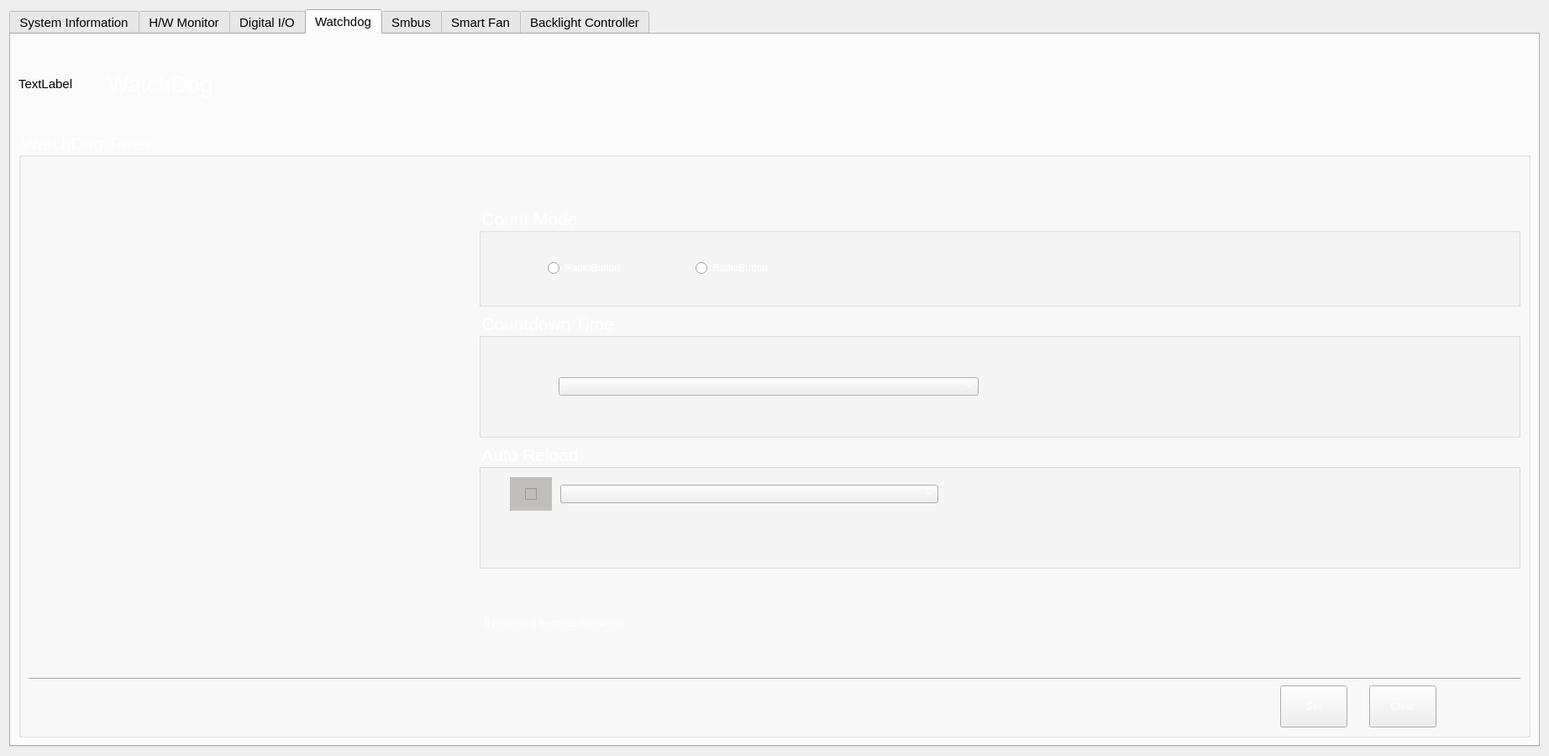
<?xml version="1.0" encoding="UTF-8"?>
<ui version="4.0">
 <class>Widget</class>
 <widget class="QWidget" name="Widget">
  <property name="geometry">
   <rect>
    <x>0</x>
    <y>0</y>
    <width>1840</width>
    <height>900</height>
   </rect>
  </property>
  <property name="windowTitle">
   <string>Widget</string>
  </property>
  <property name="styleSheet">
   <string notr="true">border-image: url(:/myImage/image/background.png);</string>
  </property>
  <layout class="QVBoxLayout" name="verticalLayout">
   <item>
    <widget class="QTabWidget" name="tabWidget">
     <property name="sizePolicy">
      <sizepolicy hsizetype="Expanding" vsizetype="Expanding">
       <horstretch>0</horstretch>
       <verstretch>0</verstretch>
      </sizepolicy>
     </property>
     <property name="font">
      <font>
       <pointsize>11</pointsize>
      </font>
     </property>
     <property name="currentIndex">
      <number>3</number>
     </property>
     <widget class="QWidget" name="tab">
      <attribute name="title">
       <string>System Information</string>
      </attribute>
      <layout class="QVBoxLayout" name="verticalLayout_2">
       <item>
        <layout class="QHBoxLayout" name="horizontalLayout">
         <item>
          <widget class="QLabel" name="sysImg">
           <property name="sizePolicy">
            <sizepolicy hsizetype="Fixed" vsizetype="Fixed">
             <horstretch>0</horstretch>
             <verstretch>0</verstretch>
            </sizepolicy>
           </property>
           <property name="minimumSize">
            <size>
             <width>100</width>
             <height>100</height>
            </size>
           </property>
           <property name="maximumSize">
            <size>
             <width>100</width>
             <height>100</height>
            </size>
           </property>
           <property name="layoutDirection">
            <enum>Qt::LeftToRight</enum>
           </property>
           <property name="text">
            <string/>
           </property>
           <property name="alignment">
            <set>Qt::AlignCenter</set>
           </property>
          </widget>
         </item>
         <item>
          <widget class="QLabel" name="label">
           <property name="sizePolicy">
            <sizepolicy hsizetype="Fixed" vsizetype="Fixed">
             <horstretch>0</horstretch>
             <verstretch>0</verstretch>
            </sizepolicy>
           </property>
           <property name="minimumSize">
            <size>
             <width>180</width>
             <height>50</height>
            </size>
           </property>
           <property name="font">
            <font>
             <pointsize>20</pointsize>
            </font>
           </property>
           <property name="styleSheet">
            <string notr="true">color: rgb(255, 255, 255);</string>
           </property>
           <property name="text">
            <string>System Information</string>
           </property>
          </widget>
         </item>
         <item>
          <spacer name="horizontalSpacer">
           <property name="orientation">
            <enum>Qt::Horizontal</enum>
           </property>
           <property name="sizeHint" stdset="0">
            <size>
             <width>40</width>
             <height>20</height>
            </size>
           </property>
          </spacer>
         </item>
        </layout>
       </item>
       <item>
        <widget class="QGroupBox" name="cpuGroup">
         <property name="sizePolicy">
          <sizepolicy hsizetype="Preferred" vsizetype="Minimum">
           <horstretch>0</horstretch>
           <verstretch>0</verstretch>
          </sizepolicy>
         </property>
         <property name="minimumSize">
          <size>
           <width>0</width>
           <height>160</height>
          </size>
         </property>
         <property name="font">
          <font>
           <pointsize>16</pointsize>
          </font>
         </property>
         <property name="styleSheet">
          <string notr="true">color: rgb(255, 255, 255);</string>
         </property>
         <property name="title">
          <string>CPU Information</string>
         </property>
        </widget>
       </item>
       <item>
        <widget class="QGroupBox" name="modelGroup">
         <property name="sizePolicy">
          <sizepolicy hsizetype="Preferred" vsizetype="Minimum">
           <horstretch>0</horstretch>
           <verstretch>0</verstretch>
          </sizepolicy>
         </property>
         <property name="minimumSize">
          <size>
           <width>0</width>
           <height>160</height>
          </size>
         </property>
         <property name="font">
          <font>
           <pointsize>16</pointsize>
          </font>
         </property>
         <property name="styleSheet">
          <string notr="true">color: rgb(255, 255, 255);</string>
         </property>
         <property name="title">
          <string>Model Information</string>
         </property>
        </widget>
       </item>
       <item>
        <widget class="QGroupBox" name="displayGroup">
         <property name="sizePolicy">
          <sizepolicy hsizetype="Preferred" vsizetype="Minimum">
           <horstretch>0</horstretch>
           <verstretch>0</verstretch>
          </sizepolicy>
         </property>
         <property name="minimumSize">
          <size>
           <width>0</width>
           <height>160</height>
          </size>
         </property>
         <property name="font">
          <font>
           <pointsize>16</pointsize>
          </font>
         </property>
         <property name="styleSheet">
          <string notr="true">color: rgb(255, 255, 255);</string>
         </property>
         <property name="title">
          <string>Display Information</string>
         </property>
        </widget>
       </item>
       <item>
        <widget class="QGroupBox" name="ramGroup">
         <property name="sizePolicy">
          <sizepolicy hsizetype="Preferred" vsizetype="Minimum">
           <horstretch>0</horstretch>
           <verstretch>0</verstretch>
          </sizepolicy>
         </property>
         <property name="minimumSize">
          <size>
           <width>0</width>
           <height>160</height>
          </size>
         </property>
         <property name="font">
          <font>
           <pointsize>16</pointsize>
          </font>
         </property>
         <property name="styleSheet">
          <string notr="true">color: rgb(255, 255, 255);</string>
         </property>
         <property name="title">
          <string>RAM Information</string>
         </property>
        </widget>
       </item>
      </layout>
     </widget>
     <widget class="QWidget" name="tab_2">
      <attribute name="title">
       <string>H/W Monitor</string>
      </attribute>
      <layout class="QVBoxLayout" name="verticalLayout_3">
       <item>
        <layout class="QHBoxLayout" name="horizontalLayout_2">
         <item>
          <widget class="QLabel" name="hwmImg">
           <property name="sizePolicy">
            <sizepolicy hsizetype="Fixed" vsizetype="Fixed">
             <horstretch>0</horstretch>
             <verstretch>0</verstretch>
            </sizepolicy>
           </property>
           <property name="minimumSize">
            <size>
             <width>100</width>
             <height>100</height>
            </size>
           </property>
           <property name="maximumSize">
            <size>
             <width>100</width>
             <height>100</height>
            </size>
           </property>
           <property name="text">
            <string/>
           </property>
          </widget>
         </item>
         <item>
          <widget class="QLabel" name="hwmLabel">
           <property name="sizePolicy">
            <sizepolicy hsizetype="Fixed" vsizetype="Fixed">
             <horstretch>0</horstretch>
             <verstretch>0</verstretch>
            </sizepolicy>
           </property>
           <property name="minimumSize">
            <size>
             <width>180</width>
             <height>50</height>
            </size>
           </property>
           <property name="font">
            <font>
             <pointsize>20</pointsize>
            </font>
           </property>
           <property name="styleSheet">
            <string notr="true">color: rgb(255, 255, 255);</string>
           </property>
           <property name="text">
            <string>H/W Monitor</string>
           </property>
          </widget>
         </item>
         <item>
          <spacer name="horizontalSpacer_2">
           <property name="orientation">
            <enum>Qt::Horizontal</enum>
           </property>
           <property name="sizeHint" stdset="0">
            <size>
             <width>40</width>
             <height>20</height>
            </size>
           </property>
          </spacer>
         </item>
        </layout>
       </item>
       <item>
        <widget class="QGroupBox" name="fanGroup">
         <property name="font">
          <font>
           <pointsize>16</pointsize>
          </font>
         </property>
         <property name="styleSheet">
          <string notr="true">color: rgb(255, 255, 255);</string>
         </property>
         <property name="title">
          <string>Fan Speed</string>
         </property>
        </widget>
       </item>
       <item>
        <widget class="QGroupBox" name="temGroup">
         <property name="font">
          <font>
           <pointsize>16</pointsize>
          </font>
         </property>
         <property name="styleSheet">
          <string notr="true">color: rgb(255, 255, 255);</string>
         </property>
         <property name="title">
          <string>Temperature</string>
         </property>
        </widget>
       </item>
       <item>
        <widget class="QGroupBox" name="volGroup">
         <property name="font">
          <font>
           <pointsize>16</pointsize>
          </font>
         </property>
         <property name="styleSheet">
          <string notr="true">color: rgb(255, 255, 255);</string>
         </property>
         <property name="title">
          <string>Voltage</string>
         </property>
        </widget>
       </item>
      </layout>
     </widget>
     <widget class="QWidget" name="tab_3">
      <attribute name="title">
       <string>Digital I/O</string>
      </attribute>
      <layout class="QVBoxLayout" name="verticalLayout_4">
       <item>
        <layout class="QHBoxLayout" name="horizontalLayout_3">
         <item>
          <widget class="QLabel" name="dioImg">
           <property name="sizePolicy">
            <sizepolicy hsizetype="Fixed" vsizetype="Fixed">
             <horstretch>0</horstretch>
             <verstretch>0</verstretch>
            </sizepolicy>
           </property>
           <property name="minimumSize">
            <size>
             <width>100</width>
             <height>100</height>
            </size>
           </property>
           <property name="maximumSize">
            <size>
             <width>100</width>
             <height>100</height>
            </size>
           </property>
           <property name="text">
            <string>TextLabel</string>
           </property>
          </widget>
         </item>
         <item>
          <widget class="QLabel" name="dioLabel">
           <property name="sizePolicy">
            <sizepolicy hsizetype="Fixed" vsizetype="Fixed">
             <horstretch>0</horstretch>
             <verstretch>0</verstretch>
            </sizepolicy>
           </property>
           <property name="minimumSize">
            <size>
             <width>180</width>
             <height>50</height>
            </size>
           </property>
           <property name="font">
            <font>
             <pointsize>20</pointsize>
            </font>
           </property>
           <property name="styleSheet">
            <string notr="true">color: rgb(255, 255, 255);</string>
           </property>
           <property name="text">
            <string>Digital I/O</string>
           </property>
          </widget>
         </item>
         <item>
          <spacer name="horizontalSpacer_3">
           <property name="orientation">
            <enum>Qt::Horizontal</enum>
           </property>
           <property name="sizeHint" stdset="0">
            <size>
             <width>40</width>
             <height>20</height>
            </size>
           </property>
          </spacer>
         </item>
        </layout>
       </item>
       <item>
        <widget class="QGroupBox" name="dioGroup">
         <property name="sizePolicy">
          <sizepolicy hsizetype="Preferred" vsizetype="Minimum">
           <horstretch>0</horstretch>
           <verstretch>0</verstretch>
          </sizepolicy>
         </property>
         <property name="minimumSize">
          <size>
           <width>1800</width>
           <height>700</height>
          </size>
         </property>
         <property name="font">
          <font>
           <pointsize>16</pointsize>
          </font>
         </property>
         <property name="styleSheet">
          <string notr="true">color: rgb(255, 255, 255);</string>
         </property>
         <property name="title">
          <string>Digital IO List</string>
         </property>
         <layout class="QHBoxLayout" name="horizontalLayout_8">
          <item>
           <widget class="QTableWidget" name="tableWidget">
            <property name="sizePolicy">
             <sizepolicy hsizetype="Expanding" vsizetype="Expanding">
              <horstretch>0</horstretch>
              <verstretch>0</verstretch>
             </sizepolicy>
            </property>
            <property name="minimumSize">
             <size>
              <width>600</width>
              <height>400</height>
             </size>
            </property>
            <property name="font">
             <font>
              <pointsize>12</pointsize>
             </font>
            </property>
            <property name="styleSheet">
             <string notr="true">background-color: rgb(153, 193, 241);</string>
            </property>
            <attribute name="horizontalHeaderMinimumSectionSize">
             <number>150</number>
            </attribute>
            <attribute name="horizontalHeaderDefaultSectionSize">
             <number>250</number>
            </attribute>
            <attribute name="verticalHeaderMinimumSectionSize">
             <number>50</number>
            </attribute>
            <attribute name="verticalHeaderDefaultSectionSize">
             <number>65</number>
            </attribute>
            <row>
             <property name="text">
              <string>DIO1</string>
             </property>
            </row>
            <row>
             <property name="text">
              <string>DIO2</string>
             </property>
            </row>
            <row>
             <property name="text">
              <string>DIO3</string>
             </property>
            </row>
            <row>
             <property name="text">
              <string>DIO4</string>
             </property>
            </row>
            <row>
             <property name="text">
              <string>DIO5</string>
             </property>
            </row>
            <row>
             <property name="text">
              <string>DIO6</string>
             </property>
            </row>
            <row>
             <property name="text">
              <string>DIO7</string>
             </property>
            </row>
            <row>
             <property name="text">
              <string>DIO8</string>
             </property>
            </row>
            <column>
             <property name="text">
              <string>Current Mode</string>
             </property>
            </column>
            <column>
             <property name="text">
              <string>Current Value</string>
             </property>
            </column>
            <column>
             <property name="text">
              <string>Setting Mode</string>
             </property>
            </column>
            <column>
             <property name="text">
              <string>Setting Value</string>
             </property>
            </column>
           </widget>
          </item>
          <item>
           <layout class="QVBoxLayout" name="verticalLayout_9">
            <item>
             <spacer name="verticalSpacer">
              <property name="orientation">
               <enum>Qt::Vertical</enum>
              </property>
              <property name="sizeHint" stdset="0">
               <size>
                <width>20</width>
                <height>40</height>
               </size>
              </property>
             </spacer>
            </item>
            <item>
             <widget class="QPushButton" name="dio_setBtn">
              <property name="sizePolicy">
               <sizepolicy hsizetype="Fixed" vsizetype="Fixed">
                <horstretch>0</horstretch>
                <verstretch>0</verstretch>
               </sizepolicy>
              </property>
              <property name="minimumSize">
               <size>
                <width>100</width>
                <height>40</height>
               </size>
              </property>
              <property name="styleSheet">
               <string notr="true">color: rgb(255, 255, 255);</string>
              </property>
              <property name="text">
               <string>Set</string>
              </property>
              <property name="icon">
               <iconset theme="go-next">
                <normaloff>.</normaloff>.</iconset>
              </property>
             </widget>
            </item>
           </layout>
          </item>
         </layout>
        </widget>
       </item>
      </layout>
     </widget>
     <widget class="QWidget" name="tab_4">
      <attribute name="title">
       <string>Watchdog</string>
      </attribute>
      <layout class="QVBoxLayout" name="verticalLayout_5">
       <item>
        <layout class="QHBoxLayout" name="horizontalLayout_4">
         <item>
          <widget class="QLabel" name="wdtImg">
           <property name="sizePolicy">
            <sizepolicy hsizetype="Fixed" vsizetype="Fixed">
             <horstretch>0</horstretch>
             <verstretch>0</verstretch>
            </sizepolicy>
           </property>
           <property name="minimumSize">
            <size>
             <width>100</width>
             <height>100</height>
            </size>
           </property>
           <property name="maximumSize">
            <size>
             <width>100</width>
             <height>100</height>
            </size>
           </property>
           <property name="text">
            <string>TextLabel</string>
           </property>
          </widget>
         </item>
         <item>
          <widget class="QLabel" name="wdtLabel">
           <property name="sizePolicy">
            <sizepolicy hsizetype="Fixed" vsizetype="Fixed">
             <horstretch>0</horstretch>
             <verstretch>0</verstretch>
            </sizepolicy>
           </property>
           <property name="minimumSize">
            <size>
             <width>180</width>
             <height>50</height>
            </size>
           </property>
           <property name="font">
            <font>
             <pointsize>20</pointsize>
            </font>
           </property>
           <property name="styleSheet">
            <string notr="true">color: rgb(255, 255, 255);</string>
           </property>
           <property name="text">
            <string>WatchDog</string>
           </property>
          </widget>
         </item>
         <item>
          <spacer name="horizontalSpacer_4">
           <property name="orientation">
            <enum>Qt::Horizontal</enum>
           </property>
           <property name="sizeHint" stdset="0">
            <size>
             <width>40</width>
             <height>20</height>
            </size>
           </property>
          </spacer>
         </item>
        </layout>
       </item>
       <item>
        <widget class="QGroupBox" name="wdtGroup">
         <property name="sizePolicy">
          <sizepolicy hsizetype="Preferred" vsizetype="Minimum">
           <horstretch>0</horstretch>
           <verstretch>0</verstretch>
          </sizepolicy>
         </property>
         <property name="minimumSize">
          <size>
           <width>1800</width>
           <height>700</height>
          </size>
         </property>
         <property name="font">
          <font>
           <pointsize>16</pointsize>
          </font>
         </property>
         <property name="styleSheet">
          <string notr="true">color: rgb(255, 255, 255);</string>
         </property>
         <property name="title">
          <string>WatchDog Timer</string>
         </property>
         <layout class="QVBoxLayout" name="verticalLayout_11">
          <item>
           <layout class="QHBoxLayout" name="horizontalLayout_10">
            <item>
             <spacer name="horizontalSpacer_11">
              <property name="orientation">
               <enum>Qt::Horizontal</enum>
              </property>
              <property name="sizeType">
               <enum>QSizePolicy::Fixed</enum>
              </property>
              <property name="sizeHint" stdset="0">
               <size>
                <width>150</width>
                <height>20</height>
               </size>
              </property>
             </spacer>
            </item>
            <item>
             <layout class="QVBoxLayout" name="verticalLayout_12">
              <item>
               <spacer name="verticalSpacer_4">
                <property name="orientation">
                 <enum>Qt::Vertical</enum>
                </property>
                <property name="sizeType">
                 <enum>QSizePolicy::Fixed</enum>
                </property>
                <property name="sizeHint" stdset="0">
                 <size>
                  <width>20</width>
                  <height>150</height>
                 </size>
                </property>
               </spacer>
              </item>
              <item>
               <widget class="QLabel" name="label_2">
                <property name="sizePolicy">
                 <sizepolicy hsizetype="Minimum" vsizetype="Minimum">
                  <horstretch>0</horstretch>
                  <verstretch>0</verstretch>
                 </sizepolicy>
                </property>
                <property name="minimumSize">
                 <size>
                  <width>280</width>
                  <height>265</height>
                 </size>
                </property>
                <property name="styleSheet">
                 <string notr="true">border-image: url(:/myImage/image/timer(1).png);</string>
                </property>
                <property name="text">
                 <string/>
                </property>
                <property name="alignment">
                 <set>Qt::AlignCenter</set>
                </property>
               </widget>
              </item>
              <item>
               <spacer name="verticalSpacer_3">
                <property name="orientation">
                 <enum>Qt::Vertical</enum>
                </property>
                <property name="sizeHint" stdset="0">
                 <size>
                  <width>20</width>
                  <height>40</height>
                 </size>
                </property>
               </spacer>
              </item>
             </layout>
            </item>
            <item>
             <spacer name="horizontalSpacer_10">
              <property name="orientation">
               <enum>Qt::Horizontal</enum>
              </property>
              <property name="sizeType">
               <enum>QSizePolicy::Fixed</enum>
              </property>
              <property name="sizeHint" stdset="0">
               <size>
                <width>100</width>
                <height>20</height>
               </size>
              </property>
             </spacer>
            </item>
            <item>
             <layout class="QVBoxLayout" name="verticalLayout_10">
              <item>
               <spacer name="verticalSpacer_6">
                <property name="orientation">
                 <enum>Qt::Vertical</enum>
                </property>
                <property name="sizeType">
                 <enum>QSizePolicy::Minimum</enum>
                </property>
                <property name="sizeHint" stdset="0">
                 <size>
                  <width>20</width>
                  <height>50</height>
                 </size>
                </property>
               </spacer>
              </item>
              <item>
               <widget class="QGroupBox" name="groupBox">
                <property name="sizePolicy">
                 <sizepolicy hsizetype="MinimumExpanding" vsizetype="Minimum">
                  <horstretch>0</horstretch>
                  <verstretch>0</verstretch>
                 </sizepolicy>
                </property>
                <property name="minimumSize">
                 <size>
                  <width>300</width>
                  <height>100</height>
                 </size>
                </property>
                <property name="font">
                 <font>
                  <pointsize>16</pointsize>
                 </font>
                </property>
                <property name="title">
                 <string>Count Mode</string>
                </property>
                <property name="alignment">
                 <set>Qt::AlignLeading|Qt::AlignLeft|Qt::AlignVCenter</set>
                </property>
                <layout class="QHBoxLayout" name="horizontalLayout_11" stretch="0,0,0">
                 <item>
                  <widget class="QRadioButton" name="radioButton">
                   <property name="sizePolicy">
                    <sizepolicy hsizetype="Fixed" vsizetype="Fixed">
                     <horstretch>0</horstretch>
                     <verstretch>0</verstretch>
                    </sizepolicy>
                   </property>
                   <property name="minimumSize">
                    <size>
                     <width>100</width>
                     <height>0</height>
                    </size>
                   </property>
                   <property name="text">
                    <string>RadioButton</string>
                   </property>
                  </widget>
                 </item>
                 <item>
                  <widget class="QRadioButton" name="radioButton_2">
                   <property name="sizePolicy">
                    <sizepolicy hsizetype="Fixed" vsizetype="Fixed">
                     <horstretch>0</horstretch>
                     <verstretch>0</verstretch>
                    </sizepolicy>
                   </property>
                   <property name="minimumSize">
                    <size>
                     <width>100</width>
                     <height>0</height>
                    </size>
                   </property>
                   <property name="text">
                    <string>RadioButton</string>
                   </property>
                  </widget>
                 </item>
                 <item>
                  <spacer name="horizontalSpacer_9">
                   <property name="orientation">
                    <enum>Qt::Horizontal</enum>
                   </property>
                   <property name="sizeType">
                    <enum>QSizePolicy::Fixed</enum>
                   </property>
                   <property name="sizeHint" stdset="0">
                    <size>
                     <width>800</width>
                     <height>20</height>
                    </size>
                   </property>
                  </spacer>
                 </item>
                </layout>
               </widget>
              </item>
              <item>
               <widget class="QGroupBox" name="groupBox_2">
                <property name="minimumSize">
                 <size>
                  <width>0</width>
                  <height>150</height>
                 </size>
                </property>
                <property name="font">
                 <font>
                  <pointsize>16</pointsize>
                 </font>
                </property>
                <property name="title">
                 <string>Countdown Time</string>
                </property>
                <layout class="QHBoxLayout" name="horizontalLayout_13">
                 <item>
                  <widget class="QComboBox" name="comboBox">
                   <property name="sizePolicy">
                    <sizepolicy hsizetype="Fixed" vsizetype="Fixed">
                     <horstretch>0</horstretch>
                     <verstretch>0</verstretch>
                    </sizepolicy>
                   </property>
                   <property name="minimumSize">
                    <size>
                     <width>500</width>
                     <height>0</height>
                    </size>
                   </property>
                   <property name="styleSheet">
                    <string notr="true"/>
                   </property>
                  </widget>
                 </item>
                 <item>
                  <spacer name="horizontalSpacer_13">
                   <property name="orientation">
                    <enum>Qt::Horizontal</enum>
                   </property>
                   <property name="sizeType">
                    <enum>QSizePolicy::Fixed</enum>
                   </property>
                   <property name="sizeHint" stdset="0">
                    <size>
                     <width>550</width>
                     <height>20</height>
                    </size>
                   </property>
                  </spacer>
                 </item>
                </layout>
               </widget>
              </item>
              <item>
               <widget class="QGroupBox" name="groupBox_3">
                <property name="minimumSize">
                 <size>
                  <width>0</width>
                  <height>150</height>
                 </size>
                </property>
                <property name="font">
                 <font>
                  <pointsize>16</pointsize>
                 </font>
                </property>
                <property name="styleSheet">
                 <string notr="true"/>
                </property>
                <property name="title">
                 <string>Auto Reload</string>
                </property>
                <widget class="QWidget" name="layoutWidget">
                 <property name="geometry">
                  <rect>
                   <x>13</x>
                   <y>40</y>
                   <width>1140</width>
                   <height>42</height>
                  </rect>
                 </property>
                 <layout class="QHBoxLayout" name="horizontalLayout_12">
                  <item>
                   <spacer name="horizontalSpacer_14">
                    <property name="orientation">
                     <enum>Qt::Horizontal</enum>
                    </property>
                    <property name="sizeType">
                     <enum>QSizePolicy::Fixed</enum>
                    </property>
                    <property name="sizeHint" stdset="0">
                     <size>
                      <width>20</width>
                      <height>20</height>
                     </size>
                    </property>
                   </spacer>
                  </item>
                  <item>
                   <widget class="QCheckBox" name="checkBox">
                    <property name="sizePolicy">
                     <sizepolicy hsizetype="Fixed" vsizetype="Fixed">
                      <horstretch>0</horstretch>
                      <verstretch>0</verstretch>
                     </sizepolicy>
                    </property>
                    <property name="minimumSize">
                     <size>
                      <width>50</width>
                      <height>40</height>
                     </size>
                    </property>
                    <property name="styleSheet">
                     <string notr="true">background-color: rgb(192, 191, 188);
color: rgb(224, 27, 36);
padding-left: 18px;</string>
                    </property>
                    <property name="text">
                     <string/>
                    </property>
                   </widget>
                  </item>
                  <item>
                   <widget class="QComboBox" name="comboBox_2">
                    <property name="sizePolicy">
                     <sizepolicy hsizetype="Fixed" vsizetype="Fixed">
                      <horstretch>0</horstretch>
                      <verstretch>0</verstretch>
                     </sizepolicy>
                    </property>
                    <property name="minimumSize">
                     <size>
                      <width>450</width>
                      <height>0</height>
                     </size>
                    </property>
                   </widget>
                  </item>
                  <item>
                   <spacer name="horizontalSpacer_12">
                    <property name="orientation">
                     <enum>Qt::Horizontal</enum>
                    </property>
                    <property name="sizeType">
                     <enum>QSizePolicy::Fixed</enum>
                    </property>
                    <property name="sizeHint" stdset="0">
                     <size>
                      <width>600</width>
                      <height>20</height>
                     </size>
                    </property>
                   </spacer>
                  </item>
                 </layout>
                </widget>
               </widget>
              </item>
              <item>
               <widget class="QLabel" name="label_3">
                <property name="minimumSize">
                 <size>
                  <width>0</width>
                  <height>50</height>
                 </size>
                </property>
                <property name="styleSheet">
                 <string notr="true"/>
                </property>
                <property name="text">
                 <string>  0 minutes 0 seconds remaining</string>
                </property>
               </widget>
              </item>
             </layout>
            </item>
           </layout>
          </item>
          <item>
           <widget class="Line" name="line">
            <property name="orientation">
             <enum>Qt::Horizontal</enum>
            </property>
           </widget>
          </item>
          <item>
           <layout class="QHBoxLayout" name="horizontalLayout_9">
            <item>
             <spacer name="horizontalSpacer_8">
              <property name="orientation">
               <enum>Qt::Horizontal</enum>
              </property>
              <property name="sizeHint" stdset="0">
               <size>
                <width>40</width>
                <height>20</height>
               </size>
              </property>
             </spacer>
            </item>
            <item>
             <widget class="QPushButton" name="pushButton">
              <property name="sizePolicy">
               <sizepolicy hsizetype="Fixed" vsizetype="Fixed">
                <horstretch>0</horstretch>
                <verstretch>0</verstretch>
               </sizepolicy>
              </property>
              <property name="minimumSize">
               <size>
                <width>80</width>
                <height>50</height>
               </size>
              </property>
              <property name="styleSheet">
               <string notr="true"/>
              </property>
              <property name="text">
               <string>Set</string>
              </property>
              <property name="icon">
               <iconset theme="go-next"/>
              </property>
             </widget>
            </item>
            <item>
             <spacer name="horizontalSpacer_16">
              <property name="orientation">
               <enum>Qt::Horizontal</enum>
              </property>
              <property name="sizeType">
               <enum>QSizePolicy::Minimum</enum>
              </property>
              <property name="sizeHint" stdset="0">
               <size>
                <width>20</width>
                <height>20</height>
               </size>
              </property>
             </spacer>
            </item>
            <item>
             <widget class="QPushButton" name="pushButton_2">
              <property name="sizePolicy">
               <sizepolicy hsizetype="Fixed" vsizetype="Fixed">
                <horstretch>0</horstretch>
                <verstretch>0</verstretch>
               </sizepolicy>
              </property>
              <property name="minimumSize">
               <size>
                <width>80</width>
                <height>50</height>
               </size>
              </property>
              <property name="text">
               <string>Clear</string>
              </property>
              <property name="icon">
               <iconset theme="application-exit"/>
              </property>
             </widget>
            </item>
            <item>
             <spacer name="horizontalSpacer_15">
              <property name="orientation">
               <enum>Qt::Horizontal</enum>
              </property>
              <property name="sizeType">
               <enum>QSizePolicy::Fixed</enum>
              </property>
              <property name="sizeHint" stdset="0">
               <size>
                <width>100</width>
                <height>20</height>
               </size>
              </property>
             </spacer>
            </item>
           </layout>
          </item>
         </layout>
        </widget>
       </item>
      </layout>
     </widget>
     <widget class="QWidget" name="tab_5">
      <attribute name="title">
       <string>Smbus</string>
      </attribute>
      <layout class="QVBoxLayout" name="verticalLayout_8">
       <item>
        <layout class="QHBoxLayout" name="horizontalLayout_7">
         <item>
          <widget class="QLabel" name="busImg">
           <property name="sizePolicy">
            <sizepolicy hsizetype="Fixed" vsizetype="Fixed">
             <horstretch>0</horstretch>
             <verstretch>0</verstretch>
            </sizepolicy>
           </property>
           <property name="minimumSize">
            <size>
             <width>100</width>
             <height>100</height>
            </size>
           </property>
           <property name="maximumSize">
            <size>
             <width>100</width>
             <height>100</height>
            </size>
           </property>
           <property name="text">
            <string>TextLabel</string>
           </property>
          </widget>
         </item>
         <item>
          <widget class="QLabel" name="busLabel">
           <property name="sizePolicy">
            <sizepolicy hsizetype="Fixed" vsizetype="Fixed">
             <horstretch>0</horstretch>
             <verstretch>0</verstretch>
            </sizepolicy>
           </property>
           <property name="minimumSize">
            <size>
             <width>100</width>
             <height>50</height>
            </size>
           </property>
           <property name="maximumSize">
            <size>
             <width>100</width>
             <height>50</height>
            </size>
           </property>
           <property name="font">
            <font>
             <pointsize>20</pointsize>
            </font>
           </property>
           <property name="styleSheet">
            <string notr="true">color: rgb(255, 255, 255);</string>
           </property>
           <property name="text">
            <string>Smbus</string>
           </property>
          </widget>
         </item>
         <item>
          <spacer name="horizontalSpacer_7">
           <property name="orientation">
            <enum>Qt::Horizontal</enum>
           </property>
           <property name="sizeHint" stdset="0">
            <size>
             <width>40</width>
             <height>20</height>
            </size>
           </property>
          </spacer>
         </item>
        </layout>
       </item>
       <item>
        <widget class="QGroupBox" name="busGroup">
         <property name="sizePolicy">
          <sizepolicy hsizetype="Preferred" vsizetype="Minimum">
           <horstretch>0</horstretch>
           <verstretch>0</verstretch>
          </sizepolicy>
         </property>
         <property name="minimumSize">
          <size>
           <width>1800</width>
           <height>700</height>
          </size>
         </property>
         <property name="font">
          <font>
           <pointsize>16</pointsize>
          </font>
         </property>
         <property name="styleSheet">
          <string notr="true">color: rgb(255, 255, 255);</string>
         </property>
         <property name="title">
          <string>Smbus Setting</string>
         </property>
        </widget>
       </item>
      </layout>
     </widget>
     <widget class="QWidget" name="tab_6">
      <attribute name="title">
       <string>Smart Fan</string>
      </attribute>
      <layout class="QVBoxLayout" name="verticalLayout_6">
       <item>
        <layout class="QHBoxLayout" name="horizontalLayout_5">
         <item>
          <widget class="QLabel" name="fanImg">
           <property name="sizePolicy">
            <sizepolicy hsizetype="Fixed" vsizetype="Fixed">
             <horstretch>0</horstretch>
             <verstretch>0</verstretch>
            </sizepolicy>
           </property>
           <property name="minimumSize">
            <size>
             <width>100</width>
             <height>100</height>
            </size>
           </property>
           <property name="maximumSize">
            <size>
             <width>100</width>
             <height>100</height>
            </size>
           </property>
           <property name="text">
            <string>TextLabel</string>
           </property>
          </widget>
         </item>
         <item>
          <widget class="QLabel" name="fanLabel">
           <property name="sizePolicy">
            <sizepolicy hsizetype="Fixed" vsizetype="Fixed">
             <horstretch>0</horstretch>
             <verstretch>0</verstretch>
            </sizepolicy>
           </property>
           <property name="minimumSize">
            <size>
             <width>180</width>
             <height>50</height>
            </size>
           </property>
           <property name="font">
            <font>
             <pointsize>20</pointsize>
            </font>
           </property>
           <property name="styleSheet">
            <string notr="true">color: rgb(255, 255, 255);</string>
           </property>
           <property name="text">
            <string>Smart Fan</string>
           </property>
          </widget>
         </item>
         <item>
          <spacer name="horizontalSpacer_5">
           <property name="orientation">
            <enum>Qt::Horizontal</enum>
           </property>
           <property name="sizeHint" stdset="0">
            <size>
             <width>40</width>
             <height>20</height>
            </size>
           </property>
          </spacer>
         </item>
        </layout>
       </item>
       <item>
        <widget class="QGroupBox" name="monGroup">
         <property name="font">
          <font>
           <pointsize>16</pointsize>
          </font>
         </property>
         <property name="styleSheet">
          <string notr="true">color: rgb(255, 255, 255);</string>
         </property>
         <property name="title">
          <string>Monitored Fan</string>
         </property>
        </widget>
       </item>
       <item>
        <widget class="QGroupBox" name="SpeedGroup">
         <property name="font">
          <font>
           <pointsize>16</pointsize>
          </font>
         </property>
         <property name="styleSheet">
          <string notr="true">color: rgb(255, 255, 255);</string>
         </property>
         <property name="title">
          <string>Fan Speed</string>
         </property>
        </widget>
       </item>
       <item>
        <widget class="QGroupBox" name="temGroup_2">
         <property name="font">
          <font>
           <pointsize>16</pointsize>
          </font>
         </property>
         <property name="styleSheet">
          <string notr="true">color: rgb(255, 255, 255);</string>
         </property>
         <property name="title">
          <string>Temperature</string>
         </property>
        </widget>
       </item>
       <item>
        <widget class="QGroupBox" name="conGroup">
         <property name="font">
          <font>
           <pointsize>16</pointsize>
          </font>
         </property>
         <property name="styleSheet">
          <string notr="true">color: rgb(255, 255, 255);</string>
         </property>
         <property name="title">
          <string>Smart Fan Control</string>
         </property>
        </widget>
       </item>
      </layout>
     </widget>
     <widget class="QWidget" name="tab_7">
      <attribute name="title">
       <string>Backlight Controller</string>
      </attribute>
      <layout class="QVBoxLayout" name="verticalLayout_7">
       <item>
        <layout class="QHBoxLayout" name="horizontalLayout_6">
         <item>
          <widget class="QLabel" name="lightImg">
           <property name="sizePolicy">
            <sizepolicy hsizetype="Fixed" vsizetype="Fixed">
             <horstretch>0</horstretch>
             <verstretch>0</verstretch>
            </sizepolicy>
           </property>
           <property name="minimumSize">
            <size>
             <width>100</width>
             <height>100</height>
            </size>
           </property>
           <property name="maximumSize">
            <size>
             <width>100</width>
             <height>100</height>
            </size>
           </property>
           <property name="text">
            <string>TextLabel</string>
           </property>
          </widget>
         </item>
         <item>
          <widget class="QLabel" name="lightLabel">
           <property name="sizePolicy">
            <sizepolicy hsizetype="Fixed" vsizetype="Fixed">
             <horstretch>0</horstretch>
             <verstretch>0</verstretch>
            </sizepolicy>
           </property>
           <property name="minimumSize">
            <size>
             <width>200</width>
             <height>50</height>
            </size>
           </property>
           <property name="font">
            <font>
             <pointsize>20</pointsize>
            </font>
           </property>
           <property name="styleSheet">
            <string notr="true">color: rgb(255, 255, 255);</string>
           </property>
           <property name="text">
            <string>Backlight Controller</string>
           </property>
          </widget>
         </item>
         <item>
          <spacer name="horizontalSpacer_6">
           <property name="orientation">
            <enum>Qt::Horizontal</enum>
           </property>
           <property name="sizeHint" stdset="0">
            <size>
             <width>40</width>
             <height>20</height>
            </size>
           </property>
          </spacer>
         </item>
        </layout>
       </item>
       <item>
        <widget class="QGroupBox" name="lightGroup">
         <property name="sizePolicy">
          <sizepolicy hsizetype="Preferred" vsizetype="Minimum">
           <horstretch>0</horstretch>
           <verstretch>0</verstretch>
          </sizepolicy>
         </property>
         <property name="minimumSize">
          <size>
           <width>1800</width>
           <height>700</height>
          </size>
         </property>
         <property name="font">
          <font>
           <pointsize>16</pointsize>
          </font>
         </property>
         <property name="styleSheet">
          <string notr="true">color: rgb(255, 255, 255);</string>
         </property>
         <property name="title">
          <string>Backlight Setting</string>
         </property>
        </widget>
       </item>
      </layout>
     </widget>
    </widget>
   </item>
  </layout>
 </widget>
 <resources/>
 <connections/>
</ui>
